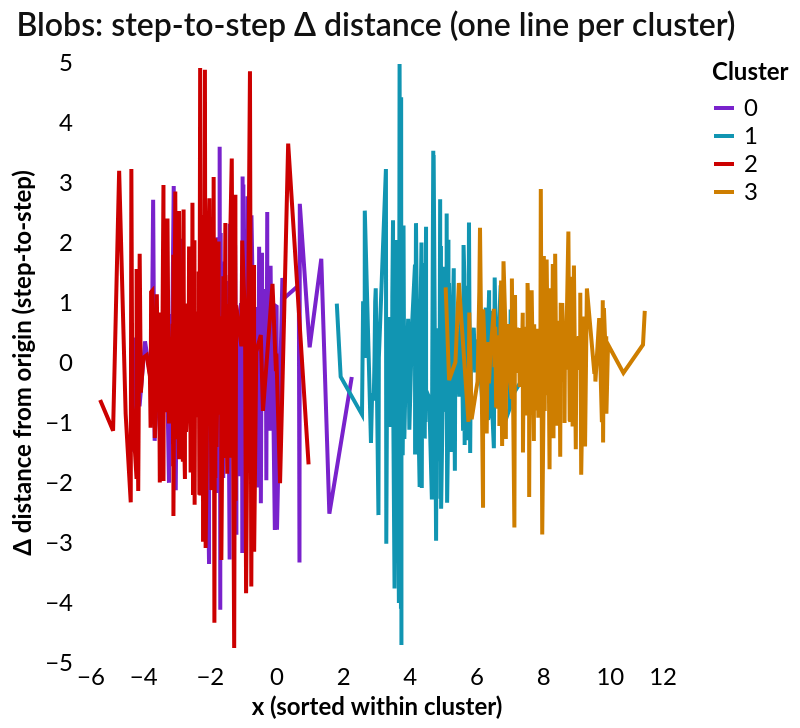

Notebook code cell kept with this figure:
### Code cell
# Multi-line chart: within each cluster, sort by x and plot the step-to-step
# change in distance from origin (Δr). This shows how "jumpy" each cluster is.
multi_line = (
    alt.Chart(df_blobs)
    # 1) distance from origin
    .transform_calculate(
        r="sqrt(datum.x*datum.x + datum.y*datum.y)"
    )
    # 2) within each cluster, compute previous r after sorting by x
    .transform_window(
        prev_r="lag(r)",
        sort=[alt.SortField("x", order="ascending")],
        groupby=["cluster"]
    )
    # 3) difference vs previous row (Δr)
    .transform_calculate(
        dr="datum.prev_r == null ? null : datum.r - datum.prev_r"
    )
    # 4) plot lines for each cluster
    .mark_line()
    .encode(
        x=alt.X("x:Q", title="x (sorted within cluster)"),
        y=alt.Y("dr:Q", title="Δ distance from origin (step-to-step)"),
        color=alt.Color("cluster:N", title="Cluster"),
        tooltip=[
            "cluster:N",
            alt.Tooltip("x:Q", format=".3f"),
            alt.Tooltip("y:Q", format=".3f"),
            alt.Tooltip("dr:Q", title="Δr", format=".3f"),
        ],
    )
    .properties(title={"text": "Blobs: step-to-step Δ distance (one line per cluster)", "anchor": "middle"})
)

multi_line

### Figure 1 — Vega-Lite specification as saved in the notebook (floating-point values rounded to 4 significant figures; data arrays with more than 128 entries replaced by an {"elided": "..."} marker saying what was removed)
{"config": {"background": "white", "view": {"fill": "white", "stroke": "transparent"}, "font": "Lato", "title": {"font": "Lato", "fontSize": 16, "fontWeight": 600, "color": "#111111", "subtitleColor": "#5E17A6", "anchor": "middle"}, "axis": {"labelFont": "Lato", "titleFont": "Lato", "labelFontSize": 12, "titleFontSize": 12, "grid": false, "ticks": false, "domain": false, "gridColor": "#e9e9e9", "tickColor": "#cccccc", "domainColor": "#cccccc"}, "legend": {"labelFont": "Lato", "titleFont": "Lato", "labelFontSize": 12, "titleFontSize": 12}, "point": {"filled": true, "size": 60}, "line": {"strokeWidth": 2}, "range": {"category": ["#7922CC", "#1195B2", "#CC0000", "#CE7E00", "#5E17A6", "#0E7C93", "#9E0000", "#A86600", "#3F1D5C", "#1F6F5B", "#8C4A00"]}}, "data": {"name": "data-4b3fcaed5d3854c8e5d89a77e128b29d"}, "mark": {"type": "line"}, "encoding": {"color": {"field": "cluster", "title": "Cluster", "type": "nominal"}, "tooltip": [{"field": "cluster", "type": "nominal"}, {"field": "x", "format": ".3f", "type": "quantitative"}, {"field": "y", "format": ".3f", "type": "quantitative"}, {"field": "dr", "format": ".3f", "title": "Δr", "type": "quantitative"}], "x": {"field": "x", "title": "x (sorted within cluster)", "type": "quantitative"}, "y": {"field": "dr", "title": "Δ distance from origin (step-to-step)", "type": "quantitative"}}, "title": {"text": "Blobs: step-to-step Δ distance (one line per cluster)", "anchor": "middle"}, "transform": [{"calculate": "sqrt(datum.x*datum.x + datum.y*datum.y)", "as": "r"}, {"window": [{"op": "lag", "field": "r", "as": "prev_r"}], "groupby": ["cluster"], "sort": [{"field": "x", "order": "ascending"}]}, {"calculate": "datum.prev_r == null ? null : datum.r - datum.prev_r", "as": "dr"}], "$schema": "https://vega.github.io/schema/vega-lite/v5.20.1.json", "datasets": {"data-4b3fcaed5d3854c8e5d89a77e128b29d": {"elided": "600 records"}}}
